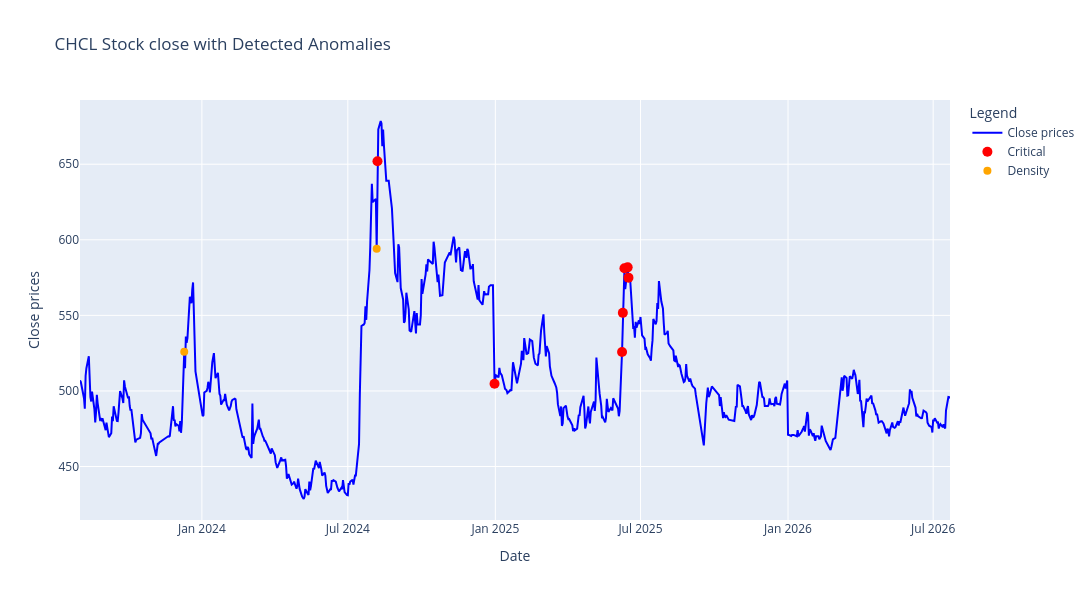

The code cell stored with this chart in its notebook:
### Markdown cell above
## Evaluation


### Ensemble

There are 4 types of data points.
**1. Critical Anomaly:** When both dbscan and isolation forest consider a point to be anomalous
**2. Density Based Anomaly:** When only dbscan says a point is an anomaly
**3. Structure Based Anomaly:** When only isolation forest says a point is an anomaly
**4. Normal:** When both models say a model is not anomalous


We only use isolation forest and dbscan in visualizing and use z-score for setting a baseline for visualization

### Code cell
# Ensemble classification
# We can also score it using z score and results of the models but for simplicity we will just use the results of the models to classify the anomalies into 3 categories:
def classify_ensemble(row):

    if row["Anomaly_Isolation_Forest"] == -1 and row["Anomaly_DBSCAN"] == -1:
        return "Critical Anomaly"

    elif row["Anomaly_DBSCAN"] == -1:
        return "Density Based Anomaly"

    elif row["Anomaly_Isolation_Forest"] == -1:
        return "Structure Based Anomaly"

    return "Normal"

# def z_label(z):
#     if abs(z) < 1:
#         return "Normal (within 1σ)"
#     elif abs(z) < 2:
#         return "Mild deviation (1–2σ)"
#     elif abs(z) < 3:
#         return "Strong deviation (2–3σ)"
#     else:
#         return "Extreme deviation (>3σ)"

df["Ensemble_Label"] = df.apply(classify_ensemble, axis=1)
# df["z_label"] = df["Anomaly_Z_Score"].apply(z_label)

critical = df[df["Ensemble_Label"] == "Critical Anomaly"]
density = df[df["Ensemble_Label"] == "Density Based Anomaly"]
structure = df[df["Ensemble_Label"] == "Structure Based Anomaly"]

fig = go.Figure()

# Add the line for the closing close
fig.add_trace(
    go.Scatter(
        x=df.index,
        y=df["close"],
        mode="lines",
        name="Close prices",
        line=dict(color="blue"),
    )
)

# Critical anomalies
fig.add_trace(
    go.Scatter(
        x=critical.index,
        y=critical["close"],
        mode="markers",
        name="Critical",
        hovertemplate=
        "Time: %{x}<br>" +
        "Price: %{y}<br>" +
        "Deviation: %{customdata[0]:.2f}σ<br>" +
        "<extra></extra>",
        # customdata=np.stack([
        #     critical["Anomaly_Z_Score"]
        # ], axis=-1),
        marker=dict(color="red", size=10)
    )
)

# Density anomalies
fig.add_trace(
    go.Scatter(
        x=density.index,
        y=density["close"],
        mode="markers",
        name="Density",
        hovertemplate=
        "Time: %{x}<br>" +
        "Price: %{y}<br>" +
        "Deviation: %{customdata[0]:.2f}σ<br>" +
        "<extra></extra>",
        # customdata=np.stack([
        #     density["Anomaly_Z_Score"]
        # ], axis=-1),
        marker=dict(color="orange", size=8)
    )
)

# Structure anomalies
fig.add_trace(
    go.Scatter(
        x=structure.index,
        y=structure["close"],
        mode="markers",
        name="Structure",
        hovertemplate=
        "Time: %{x}<br>" +
        "Price: %{y}<br>" +
        "Deviation: %{customdata[0]:.2f}σ<br>" +
        "<extra></extra>",
        # customdata=np.stack([
        #     structure["Anomaly_Z_Score"]
        # ], axis=-1),
        marker=dict(color="green", size=8)
    )
)

# Update layout
fig.update_layout(
    title=f"{stock_name} Stock close with Detected Anomalies",
    xaxis_title="Date",
    yaxis_title="Close prices",
    legend_title="Legend",
    width=1200,
    height=600,
)

# Show the plot
fig.show()

### Figure 1 — Plotly figure (JSON) as saved in the notebook; plotly's stock layout.template omitted (floating-point values rounded to 4 significant figures; data arrays with more than 128 entries replaced by an {"elided": "..."} marker saying what was removed)
{"data": [{"line": {"color": "blue"}, "mode": "lines", "name": "Close prices", "type": "scatter", "x": {"elided": "674 str values"}, "y": {"elided": "674 float values"}}, {"hovertemplate": "Time: %{x}<br>Price: %{y}<br>Deviation: %{customdata[0]:.2f}σ<br><extra></extra>", "marker": {"color": "red", "size": 10}, "mode": "markers", "name": "Critical", "type": "scatter", "x": ["2024-08-07T00:00:00.000000", "2024-12-31T00:00:00.000000", "2025-06-08T00:00:00.000000", "2025-06-09T00:00:00.000000", "2025-06-11T00:00:00.000000", "2025-06-15T00:00:00.000000", "2025-06-16T00:00:00.000000"], "y": [652.0, 504.8, 525.8, 551.7, 581.1, 581.8, 575.0]}, {"hovertemplate": "Time: %{x}<br>Price: %{y}<br>Deviation: %{customdata[0]:.2f}σ<br><extra></extra>", "marker": {"color": "orange", "size": 8}, "mode": "markers", "name": "Density", "type": "scatter", "x": ["2023-12-10T00:00:00.000000", "2024-08-06T00:00:00.000000"], "y": [526.0, 594.0]}, {"hovertemplate": "Time: %{x}<br>Price: %{y}<br>Deviation: %{customdata[0]:.2f}σ<br><extra></extra>", "marker": {"color": "green", "size": 8}, "mode": "markers", "name": "Structure", "type": "scatter", "x": [], "y": []}], "layout": {"height": 600, "legend": {"title": {"text": "Legend"}}, "title": {"text": "CHCL Stock close with Detected Anomalies"}, "width": 1200, "xaxis": {"title": {"text": "Date"}}, "yaxis": {"title": {"text": "Close prices"}}}}
